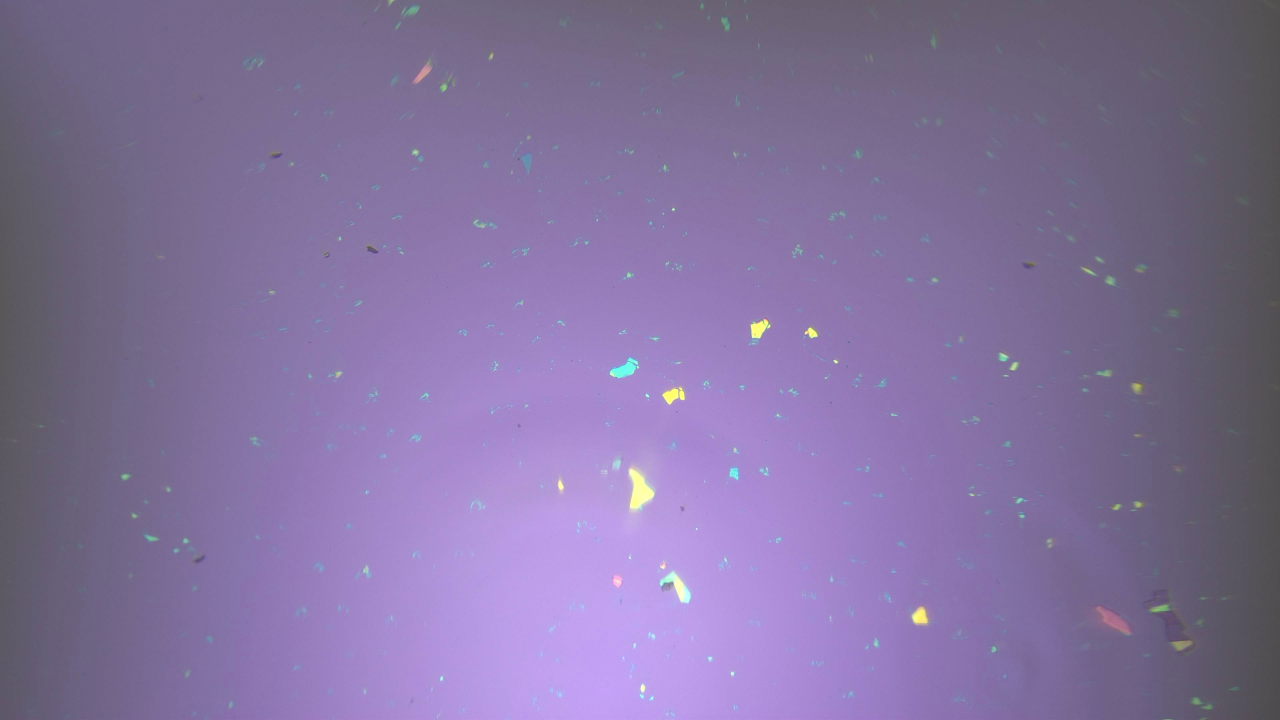
#> input picture goal.jpg, 3840 x 2160 px (shown at 1/3 size)
$ python sift_align.py --small ../goal.jpg --large ../goal.jpg
#> lines starting #> are read from the running program, lines starting #| are printed output that depends on the picture
"""
Align a downscaled image onto a full-size one using SIFT correspondences + an affine transform.

`--small` (default 20x_design/hBN_2.jpg) is downsized by `--downscale` (default 4x), then matched
against `--large` (default 20x_design/5x.jpg, left at native resolution) via SIFT + a RANSAC-fit
affine transform (estimateAffine2D). Shows the SIFT correspondences in one cv2 window and the aligned
small image overlaid on the large one (opacity `--opacity`) in another.

Usage:
    python sift_align.py
    python sift_align.py --small 20x_design/hBN_2.jpg --large 20x_design/5x.jpg --downscale 4
"""
from __future__ import annotations

import argparse

import cv2
import numpy as np


def parse_args():
    p = argparse.ArgumentParser(description='Align a downscaled image onto a full-size one via SIFT + affine transform.')
    p.add_argument('--small', default='20x_design/hBN_2.jpg', help='Path to the image to downsize and align')
    p.add_argument('--large', default='20x_design/5x.jpg', help='Path to the reference image (left at native resolution)')
    p.add_argument('--downscale', type=float, default=4.0, help='Factor by which --small is downsized before matching')
    p.add_argument('--opacity', type=float, default=0.5, help='Opacity of the aligned small image in the overlay')
    p.add_argument('--ratio', type=float, default=0.75, help="Lowe's ratio test threshold for match filtering")
    return p.parse_args()


def main():
    args = parse_args()

    small_full = cv2.imread(args.small)
#> small_full is the input picture: shape (2160, 3840, 3); mean B, G, R 157.9, 114.4, 131.1
    large = cv2.imread(args.large)
    if small_full is None:
        raise FileNotFoundError(f'Could not read image: {args.small}')
    if large is None:
        raise FileNotFoundError(f'Could not read image: {args.large}')

    small = cv2.resize(small_full, None, fx=1.0 / args.downscale, fy=1.0 / args.downscale, interpolation=cv2.INTER_AREA)
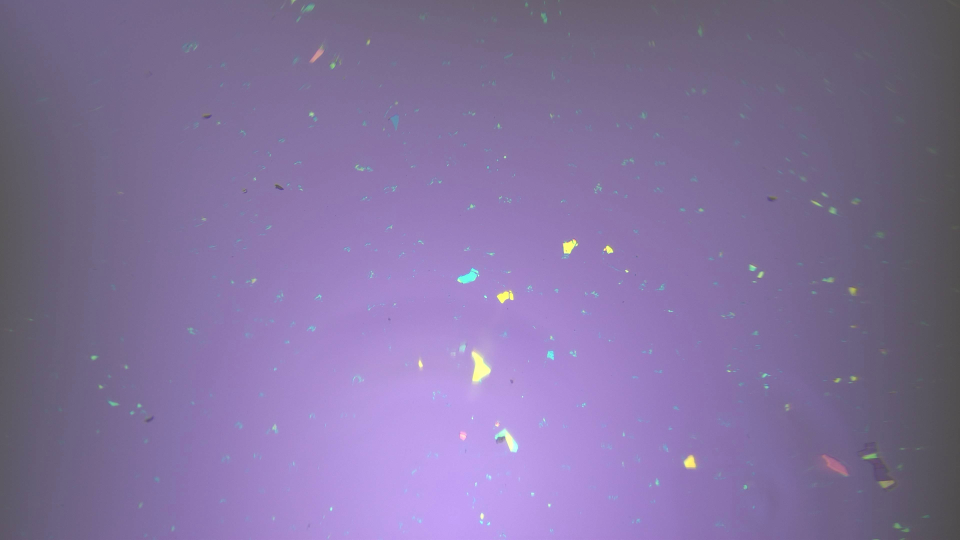
#> small: shape (540, 960, 3); mean B, G, R 157.9, 114.4, 131.1

    small_gray = cv2.cvtColor(small, cv2.COLOR_BGR2GRAY)
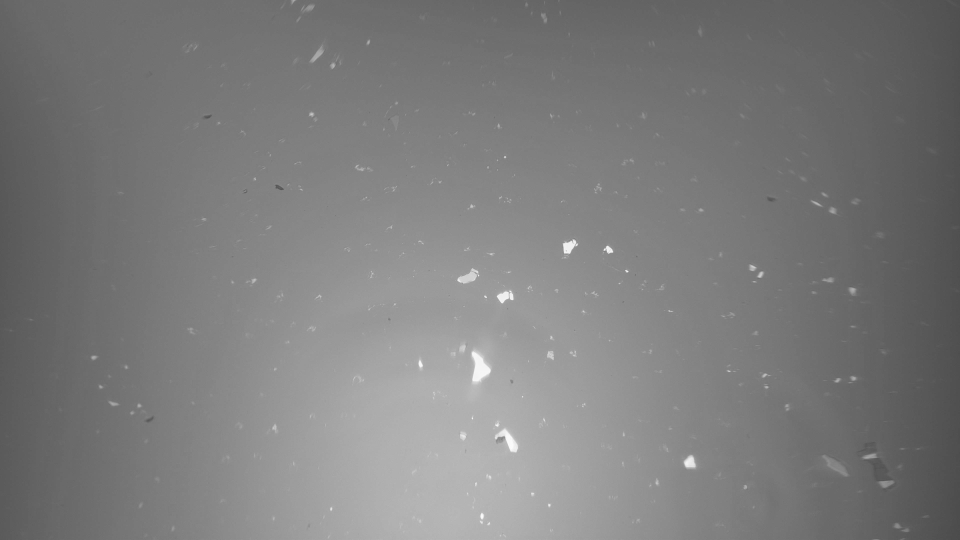
#> small_gray: shape (540, 960); min 75, max 251, mean 124.3
    large_gray = cv2.cvtColor(large, cv2.COLOR_BGR2GRAY)

    sift = cv2.SIFT_create()
    kp1, des1 = sift.detectAndCompute(small_gray, None)
#> kp1 = 134 keypoints; strongest (x, y, size): (568, 247, 7.8), (690, 462, 7.6), (609, 250, 4.6), (504, 296, 8)
    kp2, des2 = sift.detectAndCompute(large_gray, None)
#> kp2 = 694 keypoints; strongest (x, y, size): (2759, 1850, 30.4), (2436, 999, 18.6), (2508, 1085, 6.4), (2020, 628, 5.2)
    print(f'Keypoints: small={len(kp1)}  large={len(kp2)}')
#| Keypoints: small=134  large=694

    matcher = cv2.BFMatcher(cv2.NORM_L2)
    knn_matches = matcher.knnMatch(des1, des2, k=2)
#> knn_matches = 134 matches
    good = [m for m, n in knn_matches if m.distance < args.ratio * n.distance]
#> good = 87 matches
    print(f'Good matches (ratio test): {len(good)}')
#| Good matches (ratio test): 87
    if len(good) < 3:
        raise RuntimeError(f'Only {len(good)} good matches — need at least 3 to fit an affine transform.')

    src_pts = np.float32([kp1[m.queryIdx].pt for m in good]).reshape(-1, 1, 2)
#> src_pts = 87 rows, first 8: [93.53, 357.3], [93.53, 357.3], [113, 403.7], [148.2, 420.3], [253.9, 280.2], [274.4, 427.3], [274.4, 427.3], [277.2, 186.5]
    dst_pts = np.float32([kp2[m.trainIdx].pt for m in good]).reshape(-1, 1, 2)
#> dst_pts = 87 rows, first 8: [374.9, 1430.2], [374.9, 1430.2], [452.7, 1615.6], [593.8, 1681.9], [1016.2, 1121.5], [1098.3, 1710.2], [1098.3, 1710.2], [1110.3, 747.3]

    M, inlier_mask = cv2.estimateAffine2D(src_pts, dst_pts, method=cv2.RANSAC)
#> M = [[4, 0.00015, 0.865], [-0.000139, 4, 0.89]]; inlier_mask = 87 values, max 1 at index 0, min 0 at index 74, mean 0.989
    if M is None:
        raise RuntimeError('Affine transform estimation failed.')
    n_inliers = int(inlier_mask.sum())
#> n_inliers = 86
    print(f'Affine inliers: {n_inliers}/{len(good)}')
#| Affine inliers: 86/87
    print(f'Affine matrix:\n{M}')
#| Affine matrix:
#| [[ 3.99976181e+00  1.49910787e-04  8.65224295e-01]
#|  [-1.39203125e-04  4.00000291e+00  8.89847071e-01]]

    match_img = cv2.drawMatches(small, kp1, large, kp2, good, None,
                                 matchesMask=inlier_mask.ravel().tolist(),
                                 flags=cv2.DrawMatchesFlags_NOT_DRAW_SINGLE_POINTS)
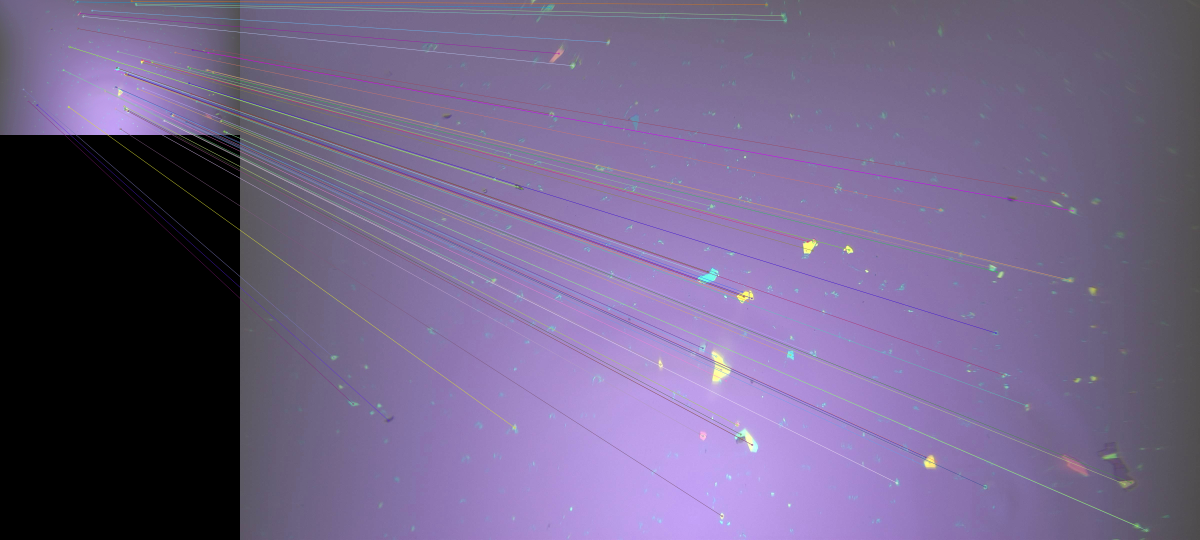
#> match_img: shape (2160, 4800, 3) (shown at 1/4 size); mean B, G, R 133.9, 97.7, 111.8

    h, w = large.shape[:2]
#> h = 2160; w = 3840
    warped = cv2.warpAffine(small, M, (w, h))
    overlay = cv2.addWeighted(warped, args.opacity, large, 1.0 - args.opacity, 0.0)

    cv2.namedWindow('SIFT Matches', cv2.WINDOW_NORMAL)
    cv2.resizeWindow('SIFT Matches', 1600, 500)
    cv2.imshow('SIFT Matches', match_img)

    cv2.namedWindow('Overlay', cv2.WINDOW_NORMAL)
    cv2.resizeWindow('Overlay', 960, 540)
    cv2.imshow('Overlay', overlay)

    print('Press any key (in an image window) to quit.')
    cv2.waitKey(0)
    cv2.destroyAllWindows()


if __name__ == '__main__':
    main()
